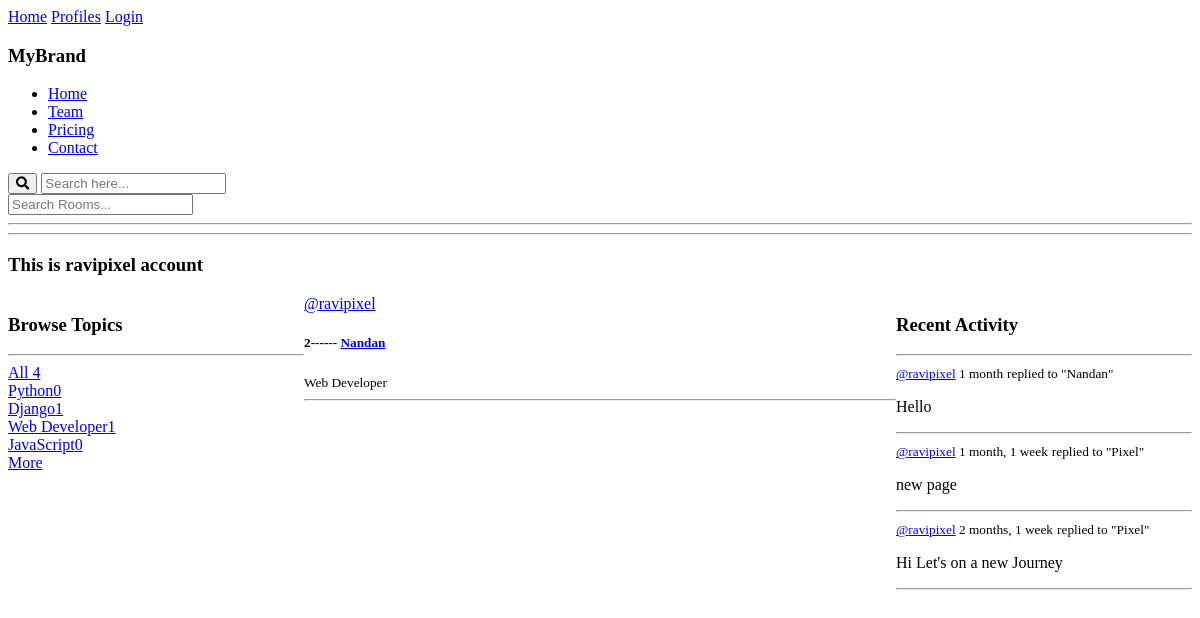
The page /profile/1 on the database as committed earlier.
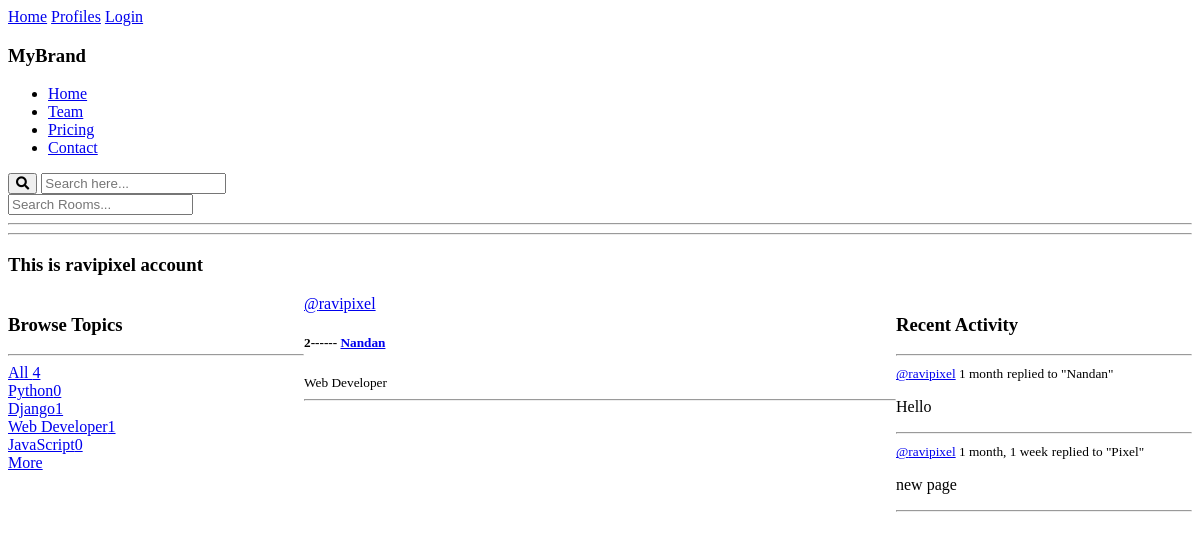
The same page on the database as committed later.
### base/models.py (models this page shows)
class Topic(models.Model):
    name = models.CharField(max_length=50)
    def __str__(self):
        return self.name

class Room(models.Model):
    host = models.ForeignKey(User, on_delete=models.SET_NULL, null=True)
    topic = models.ForeignKey(Topic, on_delete=models.SET_NULL, null=True)
    name = models.CharField(max_length=20, blank=True, null=True)
    description = models.TextField(blank=True, null=True)
    participants = models.ManyToManyField(User, related_name='participants', blank=True)
    updated = models.DateTimeField(auto_now=True)
    created = models.DateTimeField(auto_now_add=True)
    class Meta:
        ordering = ['-updated', '-created']
    def __str__(self):
        return self.name

class Message(models.Model):
    user = models.ForeignKey(User, on_delete=models.CASCADE)
    room = models.ForeignKey(Room, on_delete=models.CASCADE)
    body = models.TextField()
    updated = models.DateTimeField(auto_now=True)
    created = models.DateTimeField(auto_now_add=True)
    class Meta:
        ordering = ['-updated', '-created']
    def __str__(self):
        return self.body[0:50]

### base/views.py (the view)
# urls.py: path('profile/<str:pk>', views.userProfile, name='user-profile'),
def userProfile(request, pk):
    user = User.objects.get(id=pk)
    rooms = user.room_set.all()
    room_messages = user.message_set.all()
    topics = Topic.objects.all()
    context ={'user':user, 'rooms':rooms, 'room_messages':room_messages, 'topics':topics}
    return render(request, 'base/profile.html', context)

### base/templates/base/profile.html (shortened to what this page needs)
{% extends "main.html" %}
{% block content %}
    <h3>This is {{user.username}} account</h3>
    <div class='profile-container'>
        <div>
            {% include "base/topics_component.html" %}
        </div>
        <div>
            {% include "base/feed_component.html" %}
        </div>
        <div>
            {% include "base/activity_component.html" %}
        </div>
    </div>
{% endblock content %}

### base/templates/base/topics_component.html
<div>
    <div>
        <h3>Browse Topics</h3>
    </div>
    <hr>
    <div>
        <a href="{% url "home" %}">All <span>{{topics.count}}</span> </a>
        {% for topic in topics %}
        <div>
            <a href="{% url "home" %}?q={{topic.name}}">{{topic}}<span>{{topic.room_set.all.count}}</span></a>
        </div>
        {% endfor %}
    </div>
    <a href="{% url "topics" %}">More</a>
</div>

### base/templates/base/feed_component.html (shortened to what this page needs)
<div>
    {% for room in rooms %}
    <div>
        <a href="{% url "user-profile" room.host.id %}">@{{room.host}}</a>
        <h5>{{room.id}}------ <a href="{% url "room" room.id %}">{{room.name}}</a></h5>
        <small>{{room.topic.name}}</small>
        <hr>
    </div>
    {% endfor %}
</div>

### base/templates/base/activity_component.html (shortened to what this page needs)
<h3>Recent Activity</h3>
<hr>
{% for message in room_messages %}
    <div>
        <small><a href="{% url "user-profile" message.user.id %}">@{{message.user}}</a> {{message.created|timesince}}</small>
        <small>replied to "{{message.room}}"</small>
        <p>{{message}}</p>
        <hr>
    </div>
{% endfor %}

Rows that differ between the two databases and show on the page:
removed Message: user "ravipixel", created "2 months, 1 week", room "Pixel", body "Hi Let's on a new Journey"
